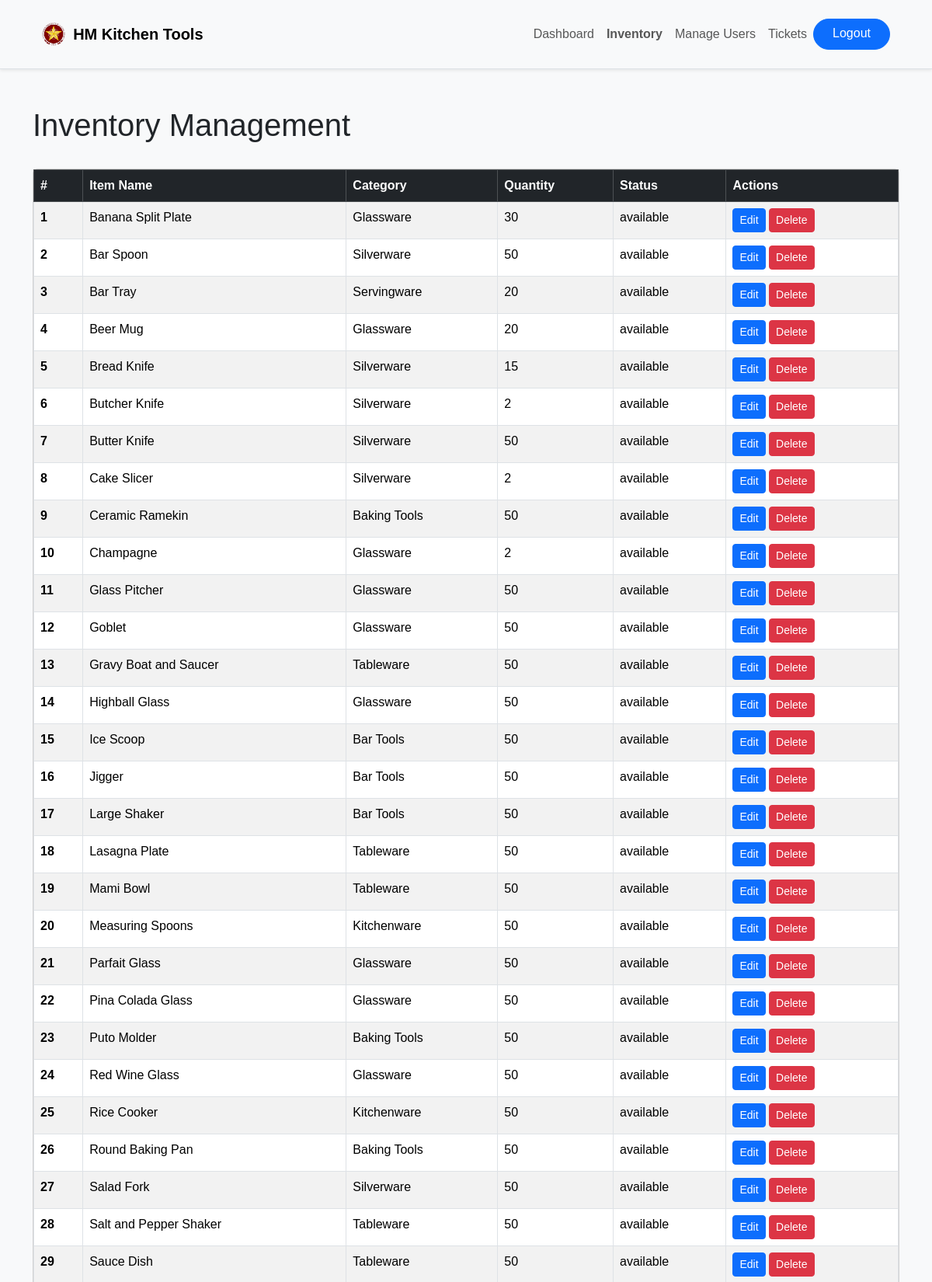
/inventory.php (signed in, upper part), run on the app's committed database.
### tables this page shows
CREATE TABLE `tools` (
  `tool_id` int(11) NOT NULL,
  `tool_name` varchar(255) NOT NULL,
  `category` varchar(255) DEFAULT NULL,
  `stock_quantity` int(11) DEFAULT NULL,
  `image_url` varchar(255) DEFAULT NULL,
  `status` enum('available','out_of_stock') DEFAULT 'available'
);

### inventory.php (the view, shortened to what this page needs)
<?php
require 'conn.php';
$sql = "SELECT * FROM tools";
$result = $conn->query($sql);
?>
<!DOCTYPE html>
<html lang="en">
<head>
    <link href="https://cdn.jsdelivr.net/npm/bootstrap@5.3.3/dist/css/bootstrap.min.css" rel="stylesheet">
    <link href="css/otheradmins.css" rel="stylesheet">
</head>
<body>
    <header class="bg-light border-bottom py-3 shadow-sm">
        <div class="container">
            <nav class="navbar navbar-expand-lg navbar-light bg-light">
                <div class="container-fluid">
                    <a class="navbar-brand d-flex align-items-center" href="#">
                        <img src="images/puplogo.png" alt="Logo" class="center-img" style="height: 30px; margin-right: 10px;">
                        <span class="fw-bold">HM Kitchen Tools</span>
                    </a>
                    <div class="collapse navbar-collapse" id="navbarNav">
                        <ul class="navbar-nav ms-auto mb-2 mb-lg-0">
                            <li class="nav-item"><a class="nav-link" href="admin.php">Dashboard</a></li>
                            <li class="nav-item"><a class="nav-link fw-bold" href="">Inventory</a></li>
                            <li class="nav-item"><a class="nav-link" href="manageuser.php">Manage Users</a></li>
                            <li class="nav-item"><a class="nav-link" href="ticket.php">Tickets</a></li>
                            <a href="?logout=true" class="btn btn-primary rounded-pill px-4">Logout</a>
                        </ul>
                    </div>
                </div>
            </nav>
        </div>
    </header>
    <div class="container mt-5">
        <h1>Inventory Management</h1>
        <div class="row">
            <div class="col-md-12">
                <div class="card mt-4">
                <div class="table-responsive">
                    <table class="table table-bordered table-striped">
                        <thead class="table-dark">
                                <tr>
                                    <th scope="col">#</th>
                                    <th scope="col">Item Name</th>
                                    <th scope="col">Category</th>
                                    <th scope="col">Quantity</th>
                                    <th scope="col">Status</th>
                                    <th scope="col">Actions</th>
                                </tr>
                            </thead>
                            <tbody>
                                <?php
                                if ($result->num_rows > 0) {
                                    while($row = $result->fetch_assoc()) {
                                        echo "<tr>";
                                        echo "<th scope='row'>" . $row['tool_id'] . "</th>";
                                        echo "<td>" . $row['tool_name'] . "</td>";
                                        echo "<td>" . $row['category'] . "</td>";
                                        echo "<td>" . $row['stock_quantity'] . "</td>";
                                        echo "<td>" . $row['status'] . "</td>";
                                        echo "<td>";
                                        echo "<button class='btn btn-primary btn-sm'>Edit</button> ";
                                        echo "<form action='delete_item.php' method='POST' style='display:inline-block;'>";
                                        echo "<button type='submit' class='btn btn-danger btn-sm'>Delete</button>";
                                        echo "</form>";
                                        echo "</td>";
                                        echo "</tr>";
                                    }
                                } else {
                                    echo "<tr><td colspan='6' class='text-center'>No inventory items found.</td></tr>";
                                }
                                ?>
                            </tbody>
                        </table>
                    </div>
                </div>
                </div>
            </div>
        </div>
    </body>
</html>

### css/otheradmins.css (style rules this page uses)
body { font-family: Arial, sans-serif; background-color: #f8f9fa; margin: 0; padding: 0; }

### data on the page
tools: tool_id "1", tool_name "Banana Split Plate", category "Glassware", stock_quantity "30", status "available"
tools: tool_id "2", tool_name "Bar Spoon", category "Silverware", stock_quantity "50", status "available"
tools: tool_id "3", tool_name "Bar Tray", category "Servingware", stock_quantity "20", status "available"
tools: tool_id "4", tool_name "Beer Mug", category "Glassware", stock_quantity "20", status "available"
tools: tool_id "5", tool_name "Bread Knife", category "Silverware", stock_quantity "15", status "available"
tools: tool_id "6", tool_name "Butcher Knife", category "Silverware", stock_quantity "2", status "available"
tools: tool_id "7", tool_name "Butter Knife", category "Silverware", stock_quantity "50", status "available"
tools: tool_id "8", tool_name "Cake Slicer", category "Silverware", stock_quantity "2", status "available"
tools: tool_id "9", tool_name "Ceramic Ramekin", category "Baking Tools", stock_quantity "50", status "available"
tools: tool_id "10", tool_name "Champagne", category "Glassware", stock_quantity "2", status "available"
tools: tool_id "11", tool_name "Glass Pitcher", category "Glassware", stock_quantity "50", status "available"
tools: tool_id "12", tool_name "Goblet", category "Glassware", stock_quantity "50", status "available"
tools: tool_id "13", tool_name "Gravy Boat and Saucer", category "Tableware", stock_quantity "50", status "available"
tools: tool_id "14", tool_name "Highball Glass", category "Glassware", stock_quantity "50", status "available"
tools: tool_id "15", tool_name "Ice Scoop", category "Bar Tools", stock_quantity "50", status "available"
tools: tool_id "16", tool_name "Jigger", category "Bar Tools", stock_quantity "50", status "available"
tools: tool_id "17", tool_name "Large Shaker", category "Bar Tools", stock_quantity "50", status "available"
tools: tool_id "18", tool_name "Lasagna Plate", category "Tableware", stock_quantity "50", status "available"
tools: tool_id "19", tool_name "Mami Bowl", category "Tableware", stock_quantity "50", status "available"
tools: tool_id "20", tool_name "Measuring Spoons", category "Kitchenware", stock_quantity "50", status "available"
tools: tool_id "21", tool_name "Parfait Glass", category "Glassware", stock_quantity "50", status "available"
tools: tool_id "22", tool_name "Pina Colada Glass", category "Glassware", stock_quantity "50", status "available"
tools: tool_id "23", tool_name "Puto Molder", category "Baking Tools", stock_quantity "50", status "available"
tools: tool_id "24", tool_name "Red Wine Glass", category "Glassware", stock_quantity "50", status "available"
tools: tool_id "25", tool_name "Rice Cooker", category "Kitchenware", stock_quantity "50", status "available"
tools: tool_id "26", tool_name "Round Baking Pan", category "Baking Tools", stock_quantity "50", status "available"
tools: tool_id "27", tool_name "Salad Fork", category "Silverware", stock_quantity "50", status "available"
tools: tool_id "28", tool_name "Salt and Pepper Shaker", category "Tableware", stock_quantity "50", status "available"
tools: tool_id "29", tool_name "Sauce Dish", category "Tableware", stock_quantity "50", status "available"
